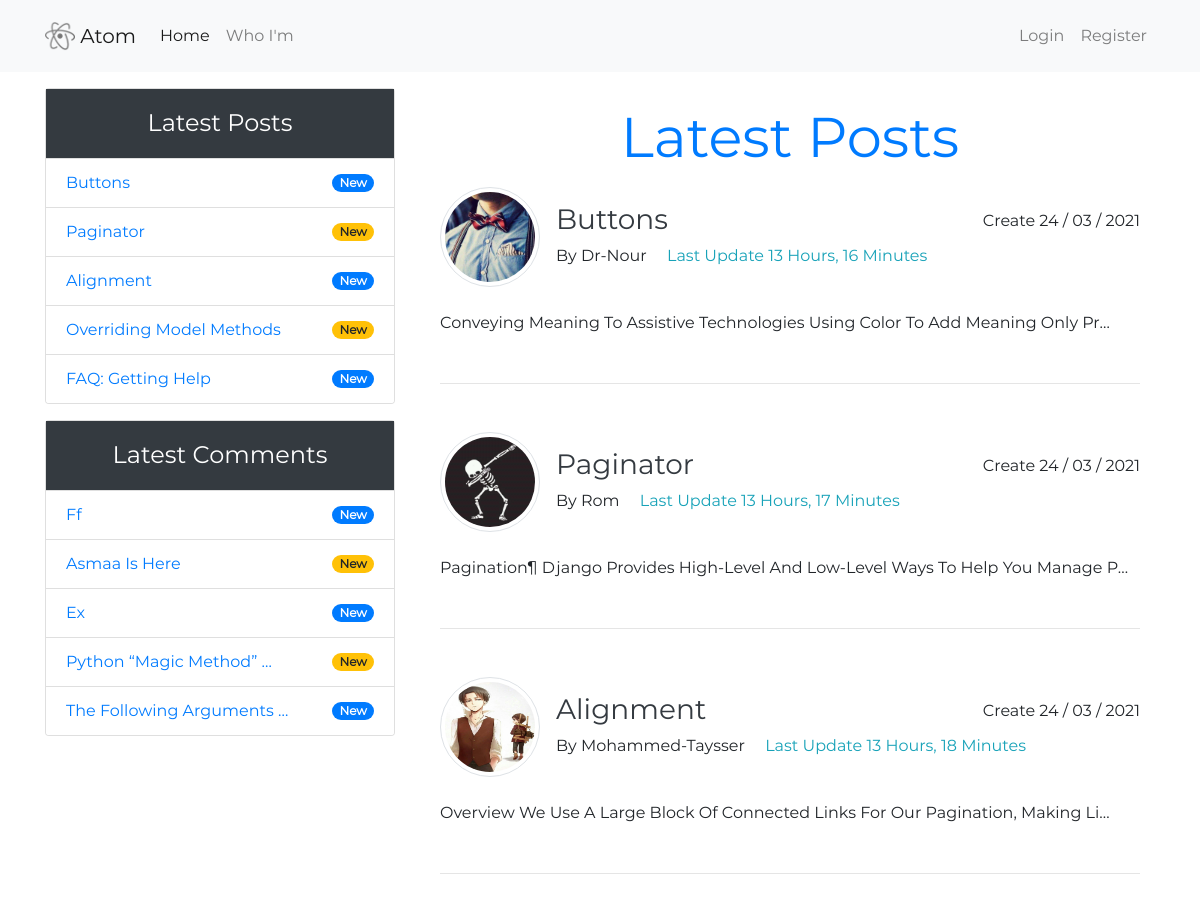
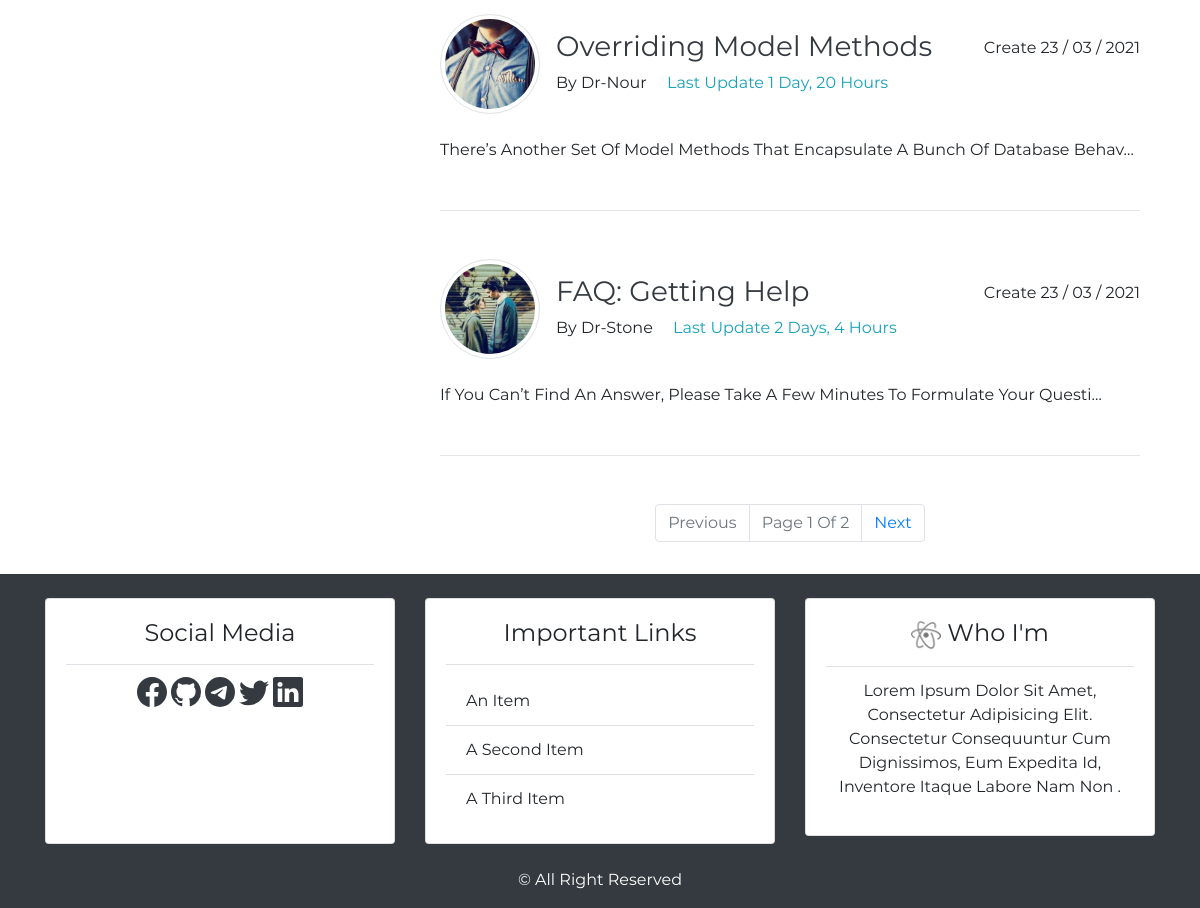
The app's page /, older data (2 pictures, top to bottom).
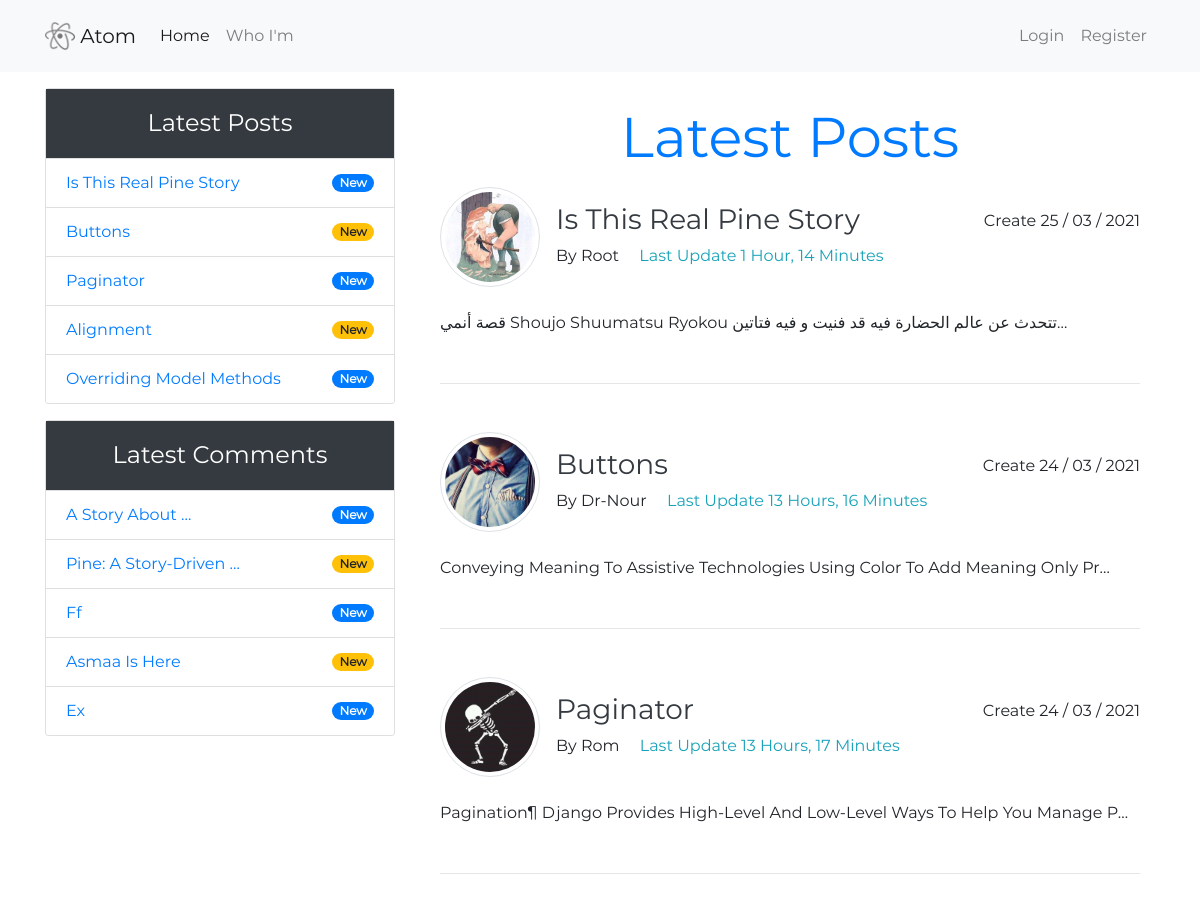
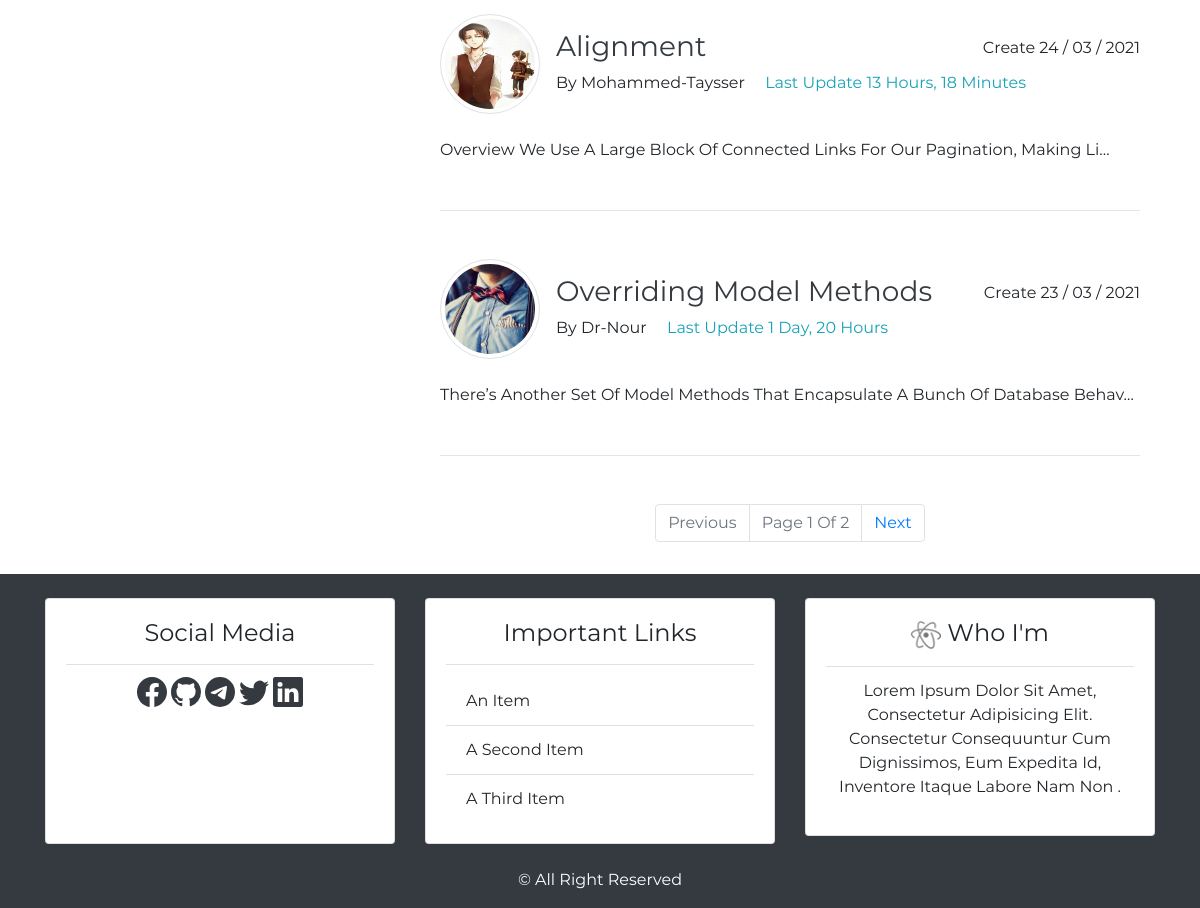
The same page, newer data (2 pictures, top to bottom).
### blog_app/models.py (models this page shows, shortened)
class Post(models.Model):
    title = models.CharField(max_length=100)
    author = models.ForeignKey(User, on_delete=models.CASCADE)
    date_create = models.DateTimeField(default=timezone.now)
    date_update = models.DateTimeField(auto_now=True)
    content = models.TextField()
    class Meta:
        ordering = ('-date_update',)

class Comment(models.Model):
    name = models.CharField(max_length=50)
    email = models.EmailField()
    date = models.DateTimeField(auto_now_add=True)
    content = models.TextField(verbose_name='comment')
    active = models.BooleanField(default=False)
    post = models.ForeignKey(Post, on_delete=models.CASCADE, related_name='comment')
    class Meta:
        ordering = ('-date',)

### user_app/models.py (models this page shows, shortened)
class UserProfile(models.Model):
    image = models.ImageField(default='default.jpg', upload_to='users_photos/%Y/%m/%d/')
    user = models.OneToOneField(User, on_delete=models.CASCADE)

### blog_app/views.py (the view)
# urls.py: path('', views.home, name='home'),
def home(request):
	db_objects_posts = models.Post.objects.all().order_by('-date_update')
	paginator = Paginator(db_objects_posts, 5)
	current_page = request.GET.get('page')
	try:
		db_objects_posts = paginator.page(current_page)
	except PageNotAnInteger:
		db_objects_posts = paginator.page(1)
	except EmptyPage:
		db_objects_posts = paginator.page(paginator.num_pages)
	data = {
		'page_name': 'home'.title(),
		'db_objects_posts': db_objects_posts,
		'db_objects_comments': models.Comment.objects.filter(active=True),
		'page': current_page,
	}
	return render(request, 'blog_app/home.html', data)

### blog_app/templatetags/post_tag.py (called while the page is built)
@register.inclusion_tag('blog_app/latest_posts.html')
def latest_posts():
    data = {
        'latest_posts': Post.objects.all()[:5],
    }
    return data

@register.inclusion_tag('blog_app/latest_comments.html')
def latest_comments():
    data = {
        'latest_comments': Comment.objects.filter(active=True)[:5],
    }
    return data

### blog_app/templates/blog_app/home.html
{% extends 'base.html' %}
{% load static %}
{% block content %}
    <div class="container">
        <h3 class="my-3 display-4 text-center text-primary">latest posts</h3>
    {% for post in db_objects_posts %}
        <div class="media my-3 ">
            <img src="{{ post.author.userprofile.image.url }}" class="align-self-start mr-3 rounded-circle border-muted border p-1" alt="user {{ post.author }} img" width="100px" height="100px">
            <div class="media-body pt-3">
                <h3 class="mt-0 d-flex justify-content-between"><a href="{% url 'blog_app:post_details' post.id %}" class="text-dark">{{  post.title }}</a>  <span class="h6 pt-2"> create {{ post.date_create|date:'d / m / Y' }}</span></h3>
                <h6 class="mt-0">by {{  post.author }} <span class="ml-3 text-info">last update {{ post.date_update|timesince }}</span></h6>
            </div>
        </div>
        <p class="mt-4" style="line-height: 1.5;text-align: justify;">{{ post.content|truncatechars:80 }}</p>
        <hr class="my-5">
    {% endfor %}
    {% include "blog_app/_pagination.html" with page=db_objects_posts %}
    </div>
{% endblock content %}

### templates/base.html (shortened to what this page needs)
{% load static %}
{% load post_tag %}
<!doctype html>
<html lang="en">
<head>
    <link rel="stylesheet" href="{% static 'blog_app/css/bootstrap.min.css' %}">
    <link rel="stylesheet" href="{% static 'blog_app/css/index.css' %}">
</head>
<body>
    {% include 'parts/_navbar.html' %}
    <div class="container">
        <div class="row mt-3">
            <div class="col-md-4">
                    <div class="card">
        <div class="card-body bg-dark text-white text-center">
            <h4 class="card-title mb-0">latest posts</h4>
        </div>
        <ul class="list-group list-group-flush">
            {% latest_posts %}
        </ul>
    </div>
    <div class="card mt-3">
        <div class="card-body bg-dark text-white text-center">
            <h4 class="card-title mb-0">latest comments</h4>
        </div>
        <ul class="list-group list-group-flush">
            {% latest_comments %}
        </ul>
    </div>
            </div>
            <div class="col-md-8">
                {% block content %}
                {% endblock content %}
            </div>
        </div>
    </div>
    {% include 'parts/_footer.html' %}
</body>
</html>

### templates/parts/_navbar.html (shortened to what this page needs)
{% load static %}
<nav class="navbar navbar-expand-lg navbar-light bg-light">
    <div class="container py-2">
          <a class="navbar-brand" href="{% url 'blog_app:home' %}">
    <img src="{% static 'blog_app/img/favicon.ico' %}" width="30" height="30" class="d-inline-block align-top" alt="website logo">
    atom
  </a>
  <div class="collapse navbar-collapse" id="navbarSupportedContent">
    <ul class="navbar-nav mr-auto">
      <li class="nav-item active">
        <a class="nav-link" href="{% url 'blog_app:home' %}">Home <span class="sr-only">(current)</span></a>
      </li>
      <li class="nav-item">
        <a class="nav-link" href="{% url 'blog_app:about' %}">who i'm</a>
      </li>
    </ul>
    {% if user.is_authenticated %}
        <ul class="navbar-nav ml-auto">
            <li class="nav-item"><a class="nav-link" href="{% url 'blog_app:new_post' %}">new post</a></li>
            <li class="nav-item"><a class="nav-link" href="{% url 'user_app:profile' %}">profile</a></li>
            <li class="nav-item"><a class="nav-link" href="{% url 'user_app:logout' %}">logout</a></li>
        </ul>
    {% else %}
        <ul class="navbar-nav ml-auto">
            <li class="nav-item"><a class="nav-link" href="{% url 'user_app:login' %}">login</a></li>
            <li class="nav-item"><a class="nav-link" href="{% url 'user_app:register' %}">register</a></li>
        </ul>
    {% endif %}
  </div>
    </div>
</nav>

### blog_app/templates/blog_app/latest_posts.html
{% if latest_posts %}
    {% for post in latest_posts %}
        <li class="list-group-item d-flex justify-content-between"><a href="{% url 'blog_app:post_details' post.id %}" class="">{{ post.title }} </a> <small class="badge {% cycle 'badge-primary' 'badge-warning' %} badge-pill align-self-center">new</small></li>
    {% endfor %}
{% else %}
    <li class="list-group-item">no posts yet</li>
{% endif %}

### blog_app/templates/blog_app/latest_comments.html
{% if latest_comments %}
    {% for comment in latest_comments %}
        <li class="list-group-item d-flex justify-content-between"><a href="{% url 'blog_app:post_details' comment.post.id %}" class="">{{ comment.content|truncatewords:3 }}</a> <small class="badge {% cycle 'badge-primary' 'badge-warning' %} badge-pill align-self-center">new</small></li>
    {% endfor %}
{% else %}
    <li class="list-group-item">no comments yet</li>
{% endif %}

### blog_app/templates/blog_app/_pagination.html
<nav aria-label="Page navigation example">
  <ul class="pagination justify-content-center">
      {% if page.has_previous %}
          <li class="page-item"><a class="page-link" href="?page={{ page.previous_page_number }}">Previous</a></li>
      {% else %}
          <li class="page-item disabled"><span class="page-link">Previous</span></li>
      {% endif %}
    <li class="page-item disabled"><a class="page-link" href="#">page {{ page.number }} of {{ page.paginator.num_pages }}</a></li>
      {% if page.has_next %}
          <li class="page-item"><a class="page-link" href="?page={{ page.next_page_number }}">next</a></li>
      {% else %}
          <li class="page-item disabled"><span class="page-link">next</span></li>
      {% endif %}
  </ul>
</nav>

### templates/parts/_footer.html (shortened to what this page needs)
{% load static %}
<div class="bg-dark py-2 mt-3">
    <div class="container">
        <div class="row">
            <div class="col-md-4 my-3">
                <div class="card h-100">
                    <div class="card-body text-center">
                        <h4 class="card-title pb-3 border-bottom">social media</h4>
                        <a href="#" class="text-dark"></a>
                        <a href="#" class="text-dark"></a>
                        <a href="#" class="text-dark"></a>
                        <a href="#" class="text-dark" ></a>
                        <a href="#" class="text-dark">
                        </a>
                    </div>
                </div>
            </div>
            <div class="col-md-4 my-3">
                                <div class="card">
                    <div class="card-body">
                        <h4 class="card-title text-center pb-3 border-bottom">important links</h4>
                        <ul class="list-group list-group-flush m-0">
                            <li class="list-group-item">An item</li>
                            <li class="list-group-item">A second item</li>
                            <li class="list-group-item">A third item</li>
                        </ul>
                    </div>
                </div>
            </div>
            <div class="col-md-4 my-3">
                <div class="card">
                    <div class="card-body text-center">
                        <h4 class="card-title  pb-3 border-bottom"><img
                                src="{% static 'blog_app/img/favicon.ico' %}" alt="logo" width="30px" height="30px"> who i'm</h4>
                        <p>Lorem ipsum dolor sit amet, consectetur adipisicing elit. Consectetur consequuntur cum dignissimos, eum expedita id, inventore itaque labore nam non .</p>
                    </div>
                </div>
            </div>
        </div>
        <div class="text-center text-white py-2">&copy; all right reserved</div>
    </div>
</div>

### blog_app/static/blog_app/css/index.css (style rules this page uses)
body { text-transform: capitalize; font-family: Montserrat, sans-serif; }

Row changes from the older to the newer data that the page shows:
no longer on this page (row unchanged): Post: title "FAQ: Getting Help", author.userprofile.image (picture), date_create "23 / 03 / 2021", author "Dr-Stone", date_update "2 Days, 4 Hours", content "If You Can’t Find An Answer, Please Take A Few Minutes To Formulate Your Questi…"
no longer on this page (row unchanged): Comment: content "Python “magic Method” …"
no longer on this page (row unchanged): Comment: content "The Following Arguments …"
added Post: title "Is This Real Pine Story", author.userprofile.image (picture), date_create "25 / 03 / 2021", author "Root", date_update "1 Hour, 14 Minutes", content "قصة أنمي Shoujo Shuumatsu Ryokou تتحدث عن عالم الحضارة فيه قد فنيت و فيه فتاتين…"
added Comment: content "A Story About …"
added Comment: content "Pine: A Story-Driven …"
